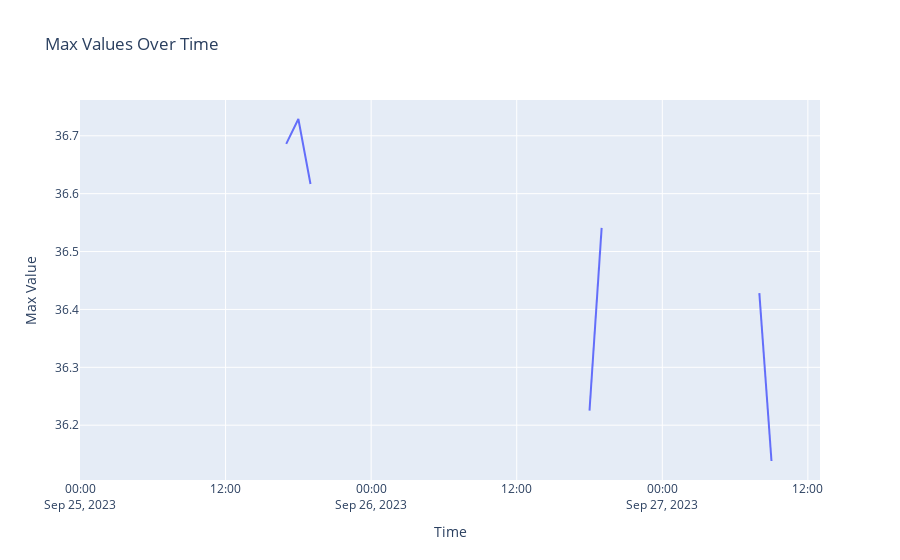

Here is the notebook cell this chart was saved with:
### Code cell
# Resource: Query Data with InfluxQL: https://docs.influxdata.com/influxdb/cloud/query-data/influxql/
import pandas as pd
import plotly.express as px
from influxdb_client import InfluxDBClient, Point
from datetime import timedelta


# Define your InfluxDB connection details
#url = "http://localhost:8086"
#token = "your_influxdb_token"
#org = "your_organization"
bucket = "Tables_Bucket"

# Create an InfluxDB client instance
#client = InfluxDBClient(url=url, token=token, org=org)

# SQL Query (NOT Flux)
query = """
SELECT max(humidity)
FROM airSensors
WHERE time >= '2023-09-25T00:00:00Z'
GROUP BY time(60m)
"""

token = os.environ.get("INFLUXDB_TOKEN")
token = "XE9AyZ-3y-HJNyupKWiLgzVo5JMew-Y31Vq7gbakekdP66wIkBslEdnyrCc-vQ0t9MGFj449z0LvFhepVOwFfw=="
org = "Dev"
host = "https://us-east-1-1.aws.cloud2.influxdata.com"

client = InfluxDBClient3(host=host, token=token, org=org, ssl_ca_cert=certifi.where())
# You can bring only the schema to help troubleshooting
# schema = client.query(query=query, database="Tables_Bucket", mode="schema", language="influxql")
# print(schema)

table = client.query(query=query, database="Tables_Bucket", mode ="all", language="influxql")
dataframe = table.to_pandas() # This one automatically eliminitaes the NULL values. Not good. 
print (table)

# Create a dictionary from the data
data_dict = {
    "Measurement": table[0],
    "Time": table[1],
    "Max": table[2]
}

# Create a Pandas DataFrame
df = pd.DataFrame(data_dict)

print(df)

# Create a line plot using Plotly Express
fig = px.line(df, x="Time", y="Max", title="Max Values Over Time", labels={"Max": "Max Value"})

# Show the plot
fig.show()

# Close the client connection
client.close()

### Figure 1 — Plotly figure (JSON) as saved in the notebook; plotly's stock layout.template omitted (floating-point values rounded to 4 significant figures)
{"data": [{"hovertemplate": "Time=%{x}<br>Max Value=%{y}<extra></extra>", "legendgroup": "", "line": {"color": "#636efa", "dash": "solid"}, "marker": {"symbol": "circle"}, "mode": "lines", "name": "", "orientation": "v", "showlegend": false, "type": "scatter", "x": ["2023-09-25T00:00:00", "2023-09-25T01:00:00", "2023-09-25T02:00:00", "2023-09-25T03:00:00", "2023-09-25T04:00:00", "2023-09-25T05:00:00", "2023-09-25T06:00:00", "2023-09-25T07:00:00", "2023-09-25T08:00:00", "2023-09-25T09:00:00", "2023-09-25T10:00:00", "2023-09-25T11:00:00", "2023-09-25T12:00:00", "2023-09-25T13:00:00", "2023-09-25T14:00:00", "2023-09-25T15:00:00", "2023-09-25T16:00:00", "2023-09-25T17:00:00", "2023-09-25T18:00:00", "2023-09-25T19:00:00", "2023-09-25T20:00:00", "2023-09-25T21:00:00", "2023-09-25T22:00:00", "2023-09-25T23:00:00", "2023-09-26T00:00:00", "2023-09-26T01:00:00", "2023-09-26T02:00:00", "2023-09-26T03:00:00", "2023-09-26T04:00:00", "2023-09-26T05:00:00", "2023-09-26T06:00:00", "2023-09-26T07:00:00", "2023-09-26T08:00:00", "2023-09-26T09:00:00", "2023-09-26T10:00:00", "2023-09-26T11:00:00", "2023-09-26T12:00:00", "2023-09-26T13:00:00", "2023-09-26T14:00:00", "2023-09-26T15:00:00", "2023-09-26T16:00:00", "2023-09-26T17:00:00", "2023-09-26T18:00:00", "2023-09-26T19:00:00", "2023-09-26T20:00:00", "2023-09-26T21:00:00", "2023-09-26T22:00:00", "2023-09-26T23:00:00", "2023-09-27T00:00:00", "2023-09-27T01:00:00", "2023-09-27T02:00:00", "2023-09-27T03:00:00", "2023-09-27T04:00:00", "2023-09-27T05:00:00", "2023-09-27T06:00:00", "2023-09-27T07:00:00", "2023-09-27T08:00:00", "2023-09-27T09:00:00", "2023-09-27T10:00:00", "2023-09-27T11:00:00", "2023-09-27T12:00:00", "2023-09-27T13:00:00"], "xaxis": "x", "y": [null, null, null, null, null, null, null, null, null, null, null, null, null, null, null, null, null, 36.69, 36.73, 36.62, null, null, null, null, null, null, null, null, null, null, null, null, null, null, null, null, null, null, null, null, null, null, 36.23, 36.54, null, null, null, null, null, null, null, null, null, null, null, null, 36.43, 36.14, null, null, null, null], "yaxis": "y"}], "layout": {"legend": {"tracegroupgap": 0}, "title": {"text": "Max Values Over Time"}, "xaxis": {"anchor": "y", "domain": [0, 1], "title": {"text": "Time"}}, "yaxis": {"anchor": "x", "domain": [0, 1], "title": {"text": "Max Value"}}}}
